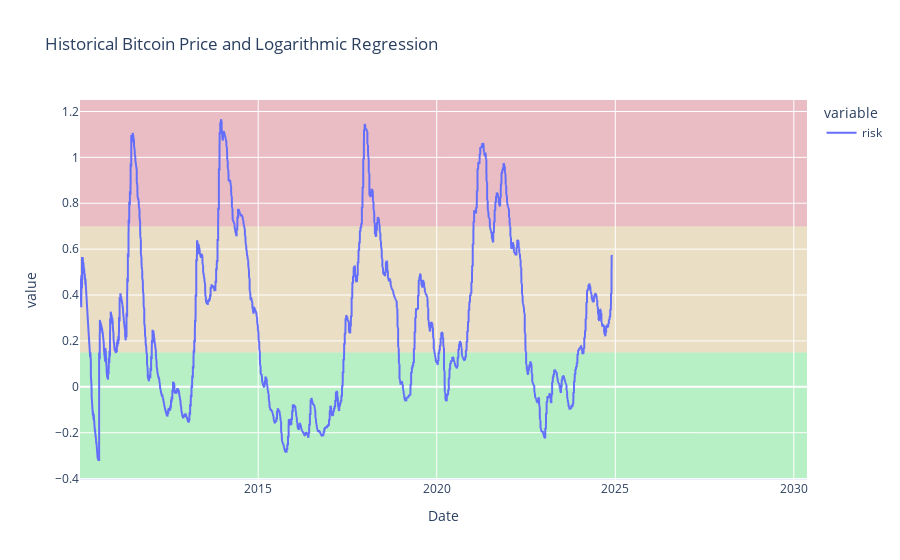

Here is the notebook cell this chart was saved with:
### Code cell
from bitcoin_risk.plotter import bitcoin_risk
fig = bitcoin_risk(btc)
fig.write_html('docs/risk.html')
fig.show()

### Figure 1 — Plotly figure (JSON) as saved in the notebook; plotly's stock layout.template omitted (floating-point values rounded to 4 significant figures; data arrays with more than 128 entries replaced by an {"elided": "..."} marker saying what was removed)
{"data": [{"hovertemplate": "%{y}", "legendgroup": "risk", "line": {"color": "#636efa", "dash": "solid"}, "marker": {"symbol": "circle"}, "mode": "lines", "name": "risk", "showlegend": true, "type": "scattergl", "x": {"elided": "7438 str values"}, "xaxis": "x", "y": {"elided": "7438 float values"}, "yaxis": "y"}], "layout": {"hovermode": "x unified", "legend": {"title": {"text": "variable"}, "tracegroupgap": 0}, "shapes": [{"fillcolor": "rgba(0, 255, 0, 0.2)", "layer": "below", "line": {"width": 0}, "type": "rect", "x0": 0, "x1": 1, "xref": "paper", "y0": -0.4, "y1": 0.15, "yref": "y"}, {"fillcolor": "rgba(255, 165, 0, 0.2)", "layer": "below", "line": {"width": 0}, "type": "rect", "x0": 0, "x1": 1, "xref": "paper", "y0": 0.15, "y1": 0.7, "yref": "y"}, {"fillcolor": "rgba(255, 0, 0, 0.2)", "layer": "below", "line": {"width": 0}, "type": "rect", "x0": 0, "x1": 1, "xref": "paper", "y0": 0.7, "y1": 1.25, "yref": "y"}], "title": {"text": "Historical Bitcoin Price and Logarithmic Regression"}, "xaxis": {"anchor": "y", "domain": [0, 1], "title": {"text": "Date"}}, "yaxis": {"anchor": "x", "domain": [0, 1], "title": {"text": "value"}}}}
